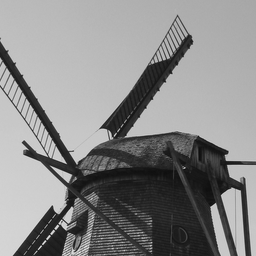
#> input picture poc/image_noise/windmill.png, 256 x 256 px
$ python boundary.py
#> lines starting #> are read from the running program, lines starting #| are printed output that depends on the picture
import numpy as np
import matplotlib.pyplot as plt
from PIL import Image

# Read the image and convert it to a numpy array
image = Image.open("windmill.png")
#> image is the input picture: PIL image 256x256 L; min 11, max 244, mean 137
image_np = np.array(image)

# Display the original image
plt.figure(figsize=(6, 6))
plt.imshow(image_np, cmap='gray')
plt.title('Original Image')
plt.axis('off')
plt.show()

# Function to apply different padding techniques
def apply_padding(image, padding_size, mode):
#> called with padding_size = ((10, 10), (10, 10)), mode = 'zero'
    if mode == 'zero':
        padded_image = np.pad(image, pad_width=padding_size, mode='constant', constant_values=0)
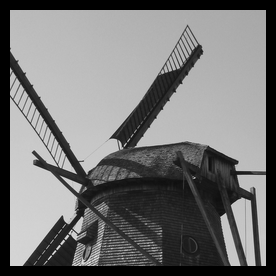
#> padded_image: shape (276, 276); min 0, max 244, mean 117.9
    elif mode == 'mirror':
        padded_image = np.pad(image, pad_width=padding_size, mode='reflect')
    elif mode == 'expand':
        padded_image = np.pad(image, pad_width=padding_size, mode='edge')
    return padded_image

# Define padding size
padding_size = ((10, 10), (10, 10))  # Pad 10 pixels on each side

# Apply zero padding
zero_padded_image = apply_padding(image_np, padding_size, 'zero')

# Apply mirror padding
mirror_padded_image = apply_padding(image_np, padding_size, 'mirror')
#> call 2 of apply_padding, with padding_size = ((10, 10), (10, 10)), mode = 'mirror'
#> in apply_padding (call 2), `padded_image = np.pad(image, pad_width=padding_size, mode='reflect')`:
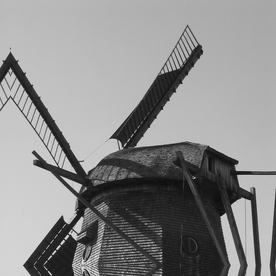
#> padded_image: shape (276, 276); min 11, max 244, mean 139.6

# Apply expand padding
expand_padded_image = apply_padding(image_np, padding_size, 'expand')

# Display the padded images
plt.figure(figsize=(18, 6))

plt.subplot(1, 3, 1)
plt.imshow(zero_padded_image, cmap='gray')
plt.title('Zero Padding')
plt.axis('off')

plt.subplot(1, 3, 2)
plt.imshow(mirror_padded_image, cmap='gray')
plt.title('Mirror Padding')
plt.axis('off')

plt.subplot(1, 3, 3)
plt.imshow(expand_padded_image, cmap='gray')
plt.title('Expand Padding')
plt.axis('off')

plt.show()
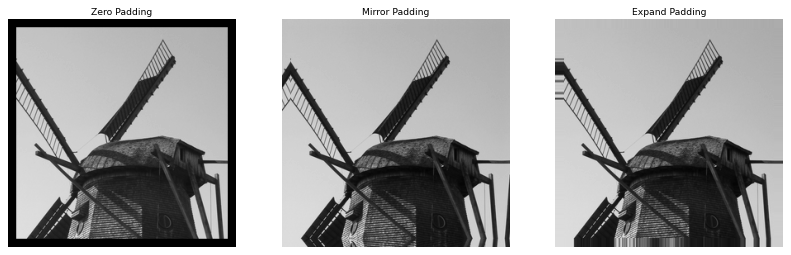
#> figure drawn by matplotlib, 3 panels
